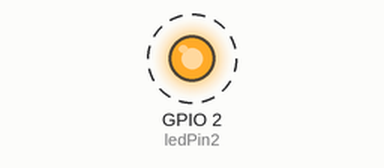
A sketch run on a simulated ESP32. Shown: output pins drawn as LEDs (lit = HIGH). Dashed ring = blinking.

Above: at 0.5 s.
Timing chart, 0 to 4.6 s (numbered marks = the images above):
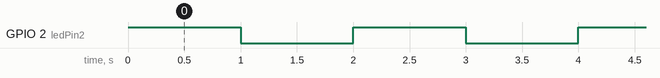

The sketch:

outputDigital_IDF.ino
```cpp
#define ledPin2 GPIO_NUM_2


void setup() {

  gpio_pad_select_gpio(ledPin2);

  gpio_set_direction(ledPin2, GPIO_MODE_OUTPUT);

}

void loop() {

  gpio_set_level(ledPin2, 1);
  delay(1000);
  gpio_set_level(ledPin2, 0);
  delay(1000);

}
```

Measured:
- by itself, GPIO 2 (ledPin2): alternates HIGH for 1.0 s and LOW for 1.0 s
